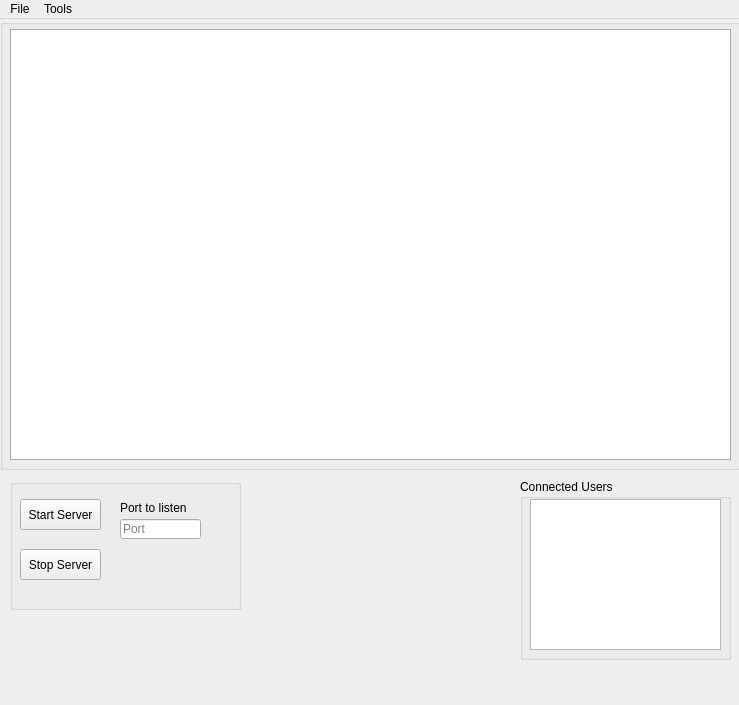
<?xml version="1.0" encoding="UTF-8"?>
<ui version="4.0">
 <class>serverGui</class>
 <widget class="QMainWindow" name="serverGui">
  <property name="windowModality">
   <enum>Qt::NonModal</enum>
  </property>
  <property name="geometry">
   <rect>
    <x>0</x>
    <y>0</y>
    <width>739</width>
    <height>705</height>
   </rect>
  </property>
  <property name="sizePolicy">
   <sizepolicy hsizetype="Expanding" vsizetype="Expanding">
    <horstretch>0</horstretch>
    <verstretch>0</verstretch>
   </sizepolicy>
  </property>
  <property name="minimumSize">
   <size>
    <width>739</width>
    <height>705</height>
   </size>
  </property>
  <property name="maximumSize">
   <size>
    <width>739</width>
    <height>705</height>
   </size>
  </property>
  <property name="baseSize">
   <size>
    <width>0</width>
    <height>0</height>
   </size>
  </property>
  <property name="windowTitle">
   <string>ftpServer</string>
  </property>
  <property name="windowIcon">
   <iconset resource="resources.qrc">
    <normaloff>:/alienIcon/images/icon.ico</normaloff>:/alienIcon/images/icon.ico</iconset>
  </property>
  <widget class="QWidget" name="centralWidget">
   <widget class="QGroupBox" name="groupBox">
    <property name="geometry">
     <rect>
      <x>520</x>
      <y>460</y>
      <width>211</width>
      <height>181</height>
     </rect>
    </property>
    <property name="title">
     <string>Connected Users</string>
    </property>
    <property name="flat">
     <bool>false</bool>
    </property>
    <property name="checkable">
     <bool>false</bool>
    </property>
    <widget class="QListWidget" name="connectedUsersList">
     <property name="geometry">
      <rect>
       <x>10</x>
       <y>20</y>
       <width>191</width>
       <height>151</height>
      </rect>
     </property>
    </widget>
   </widget>
   <widget class="QGroupBox" name="groupBox_2">
    <property name="geometry">
     <rect>
      <x>10</x>
      <y>460</y>
      <width>231</width>
      <height>131</height>
     </rect>
    </property>
    <property name="title">
     <string/>
    </property>
    <property name="flat">
     <bool>false</bool>
    </property>
    <property name="checkable">
     <bool>false</bool>
    </property>
    <widget class="QPushButton" name="startServerButton">
     <property name="geometry">
      <rect>
       <x>10</x>
       <y>20</y>
       <width>81</width>
       <height>31</height>
      </rect>
     </property>
     <property name="text">
      <string>Start Server</string>
     </property>
    </widget>
    <widget class="QPushButton" name="stopServerButton">
     <property name="geometry">
      <rect>
       <x>10</x>
       <y>70</y>
       <width>81</width>
       <height>31</height>
      </rect>
     </property>
     <property name="text">
      <string>Stop Server</string>
     </property>
    </widget>
    <widget class="QLineEdit" name="portEdit">
     <property name="geometry">
      <rect>
       <x>110</x>
       <y>40</y>
       <width>81</width>
       <height>20</height>
      </rect>
     </property>
     <property name="text">
      <string/>
     </property>
     <property name="placeholderText">
      <string>Port </string>
     </property>
    </widget>
    <widget class="QLabel" name="label">
     <property name="geometry">
      <rect>
       <x>110</x>
       <y>20</y>
       <width>81</width>
       <height>18</height>
      </rect>
     </property>
     <property name="text">
      <string>Port to listen</string>
     </property>
    </widget>
   </widget>
   <widget class="QGroupBox" name="groupBox_3">
    <property name="geometry">
     <rect>
      <x>0</x>
      <y>0</y>
      <width>741</width>
      <height>451</height>
     </rect>
    </property>
    <property name="sizePolicy">
     <sizepolicy hsizetype="Expanding" vsizetype="Fixed">
      <horstretch>1</horstretch>
      <verstretch>0</verstretch>
     </sizepolicy>
    </property>
    <property name="title">
     <string/>
    </property>
    <widget class="QTextEdit" name="mainTextWindow">
     <property name="geometry">
      <rect>
       <x>10</x>
       <y>10</y>
       <width>721</width>
       <height>431</height>
      </rect>
     </property>
     <property name="styleSheet">
      <string notr="true">border: 1px solid darkGrey;</string>
     </property>
     <property name="lineWidth">
      <number>1</number>
     </property>
     <property name="undoRedoEnabled">
      <bool>false</bool>
     </property>
     <property name="lineWrapColumnOrWidth">
      <number>0</number>
     </property>
     <property name="textInteractionFlags">
      <set>Qt::NoTextInteraction</set>
     </property>
     <property name="placeholderText">
      <string/>
     </property>
    </widget>
   </widget>
  </widget>
  <widget class="QMenuBar" name="menuBar">
   <property name="geometry">
    <rect>
     <x>0</x>
     <y>0</y>
     <width>739</width>
     <height>21</height>
    </rect>
   </property>
   <widget class="QMenu" name="menuFile">
    <property name="title">
     <string>File</string>
    </property>
    <addaction name="actionExit"/>
   </widget>
   <widget class="QMenu" name="menuOptions">
    <property name="title">
     <string>Tools</string>
    </property>
    <addaction name="actionSettings"/>
   </widget>
   <addaction name="menuFile"/>
   <addaction name="menuOptions"/>
  </widget>
  <action name="actionExit">
   <property name="text">
    <string>Exit</string>
   </property>
  </action>
  <action name="actionSettings">
   <property name="text">
    <string>Settings</string>
   </property>
  </action>
 </widget>
 <layoutdefault spacing="6" margin="11"/>
 <resources>
  <include location="resources.qrc"/>
 </resources>
 <connections/>
</ui>
